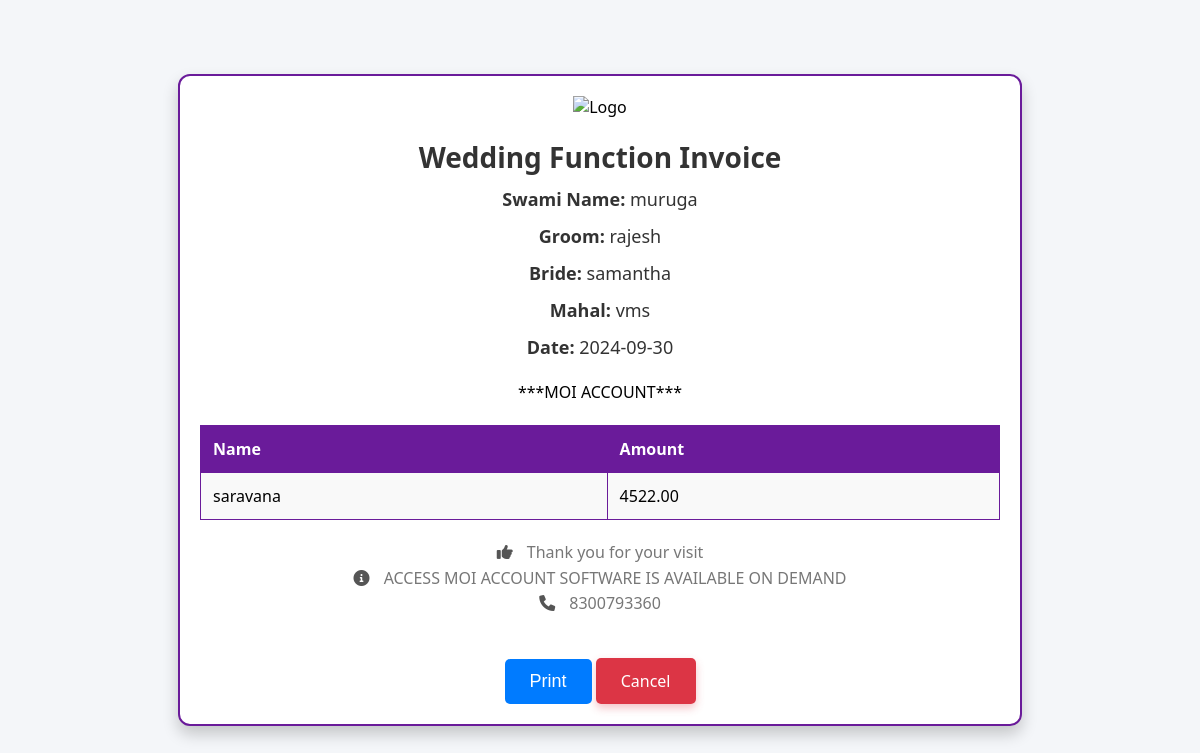
The page /maternaluncle_view.php?id=16 (signed in) on the database its author committed.
### tables this page shows
CREATE TABLE `uncle` (
  `id` int(11) NOT NULL,
  `swaminame` varchar(225) NOT NULL,
  `date` date NOT NULL DEFAULT current_timestamp(),
  `the_groom` varchar(225) NOT NULL,
  `the_bride` varchar(225) NOT NULL,
  `mahal` varchar(225) NOT NULL,
  `marriage_type` enum('boy','girl','','') NOT NULL,
  `name` varchar(225) NOT NULL,
  `address` varchar(255) NOT NULL,
  `mobile` varchar(20) NOT NULL,
  `sequence` varchar(50) NOT NULL,
  `amount` decimal(10,2) NOT NULL,
  `extra_input` text NOT NULL
);

### maternaluncle_view.php (the view, shortened to what this page needs)
<?php
include('db.php');
if (isset($_GET['id']) && !empty($_GET['id'])) {
    $id = $con->real_escape_string($_GET['id']);
    $sql = "SELECT * FROM uncle WHERE id='$id'";
    $result = $con->query($sql);
    if ($result && $result->num_rows > 0) {
        $row = $result->fetch_assoc();
        $swaminame = $row['swaminame'];
        $date = $row['date'];
        $the_groom = $row['the_groom'];
        $the_bride = $row['the_bride'];
        $mahal = $row['mahal'];
        $name = $row['name'];
        $amount = $row['amount'];
    } else {
        echo "<p>Record not found.</p>";
        exit;
    }
} else {
    echo "<p>Invalid ID.</p>";
    exit;
}
?>
<!DOCTYPE html>
<html lang="en">
<head>
    <link rel="stylesheet" href="https://cdnjs.cloudflare.com/ajax/libs/font-awesome/6.0.0-beta3/css/all.min.css">
</head>
<body>
    <div class="container">
        <div class="logo">
            <img src="https://c4.wallpaperflare.com/wallpaper/45/360/53/lord-shiva-hindu-gods-hinduism-india-hd-wallpaper-preview.jpg" alt="Logo">
        </div>
        <div class="header">
            Wedding Function Invoice
        </div>
        <div class="details">
            <p><strong>Swami Name:</strong> <?php echo htmlspecialchars($swaminame); ?></p>
            <p><strong>Groom:</strong> <?php echo htmlspecialchars($the_groom); ?></p>
            <p><strong>Bride:</strong> <?php echo htmlspecialchars($the_bride); ?></p>
            <p><strong>Mahal:</strong> <?php echo htmlspecialchars($mahal); ?></p>
            <p><strong>Date:</strong> <?php echo htmlspecialchars($date); ?></p>
        </div>
        <div class="account-info">***MOI ACCOUNT***</div>
        <br>
        <div class="table-container">
            <table>
                <tr>
                    <th>Name</th>
                    <th>Amount</th>
                </tr>
                <tr>
                    <td><?php echo htmlspecialchars($name); ?></td>
                    <td><?php echo htmlspecialchars($amount); ?></td>
                </tr>
            </table>
        </div>
        <div class="footer">
            <i class="fas fa-thumbs-up"></i> Thank you for your visit
            <br><i class="fas fa-info-circle"></i> ACCESS MOI ACCOUNT SOFTWARE IS AVAILABLE ON DEMAND
            <br><i class="fa fa-phone" aria-hidden="true"></i> 8300793360
        </div>
        <br>
        <button class="print-button" onclick="print_invoice()">Print</button>
        <a href="maternaluncledisplay.php" class="cancel-btn">Cancel</a>
    </div>
</body>
</html>

### maternaluncle_view.php (style rules this page uses)
body { font-family: 'Segoe UI', Tahoma, Geneva, Verdana, sans-serif; background-color: #f4f6f9; margin: 0; padding: 0; display: flex; justify-content: center; align-items: center; height: 100vh; }
.container { width: 80%; max-width: 800px; padding: 20px; background-color: #ffffff; border: 2px solid #6a1b9a; border-radius: 12px; box-shadow: 0 8px 16px rgba(0, 0, 0, 0.2); text-align: center; margin: auto; position: relative; }
.logo { margin-bottom: 20px; }
.logo img { max-width: 150px; height: auto; }
.header { font-size: 28px; font-weight: 700; color: #333; margin-bottom: 10px; }
.details { margin-bottom: 20px; font-size: 18px; color: #333; text-align: center; line-height: 1.5; }
.details p { margin: 10px 0; }
.table-container { margin-bottom: 20px; width: 100%; overflow-x: auto; }
table { width: 100%; border-collapse: collapse; margin: 0 auto; }
th, td { border: 1px solid #6a1b9a; padding: 12px; text-align: left; font-size: 16px; }
th { background-color: #6a1b9a; color: #ffffff; font-weight: 700; }
tr:nth-child(even) { background-color: #f9f9f9; }
.footer { font-size: 16px; color: #777; margin-top: 20px; text-align: center; line-height: 1.6; }
.footer i { margin-right: 10px; color: #555; }
button { background-color: #007bff; color: white; border: none; padding: 12px 25px; border-radius: 5px; font-size: 18px; cursor: pointer; margin-top: 20px; position: relative; }
.print-button { display: inline-block; }
.cancel-btn { background: #dc3545; color: white; padding: 12px 25px; border-radius: 5px; text-decoration: none; box-shadow: 0 4px 8px rgba(220, 53, 69, 0.3); }

### rows shown on the page
uncle: swaminame "muruga", the_groom "rajesh", the_bride "samantha", mahal "vms", date "2024-09-30", name "saravana", amount "4522.00"
